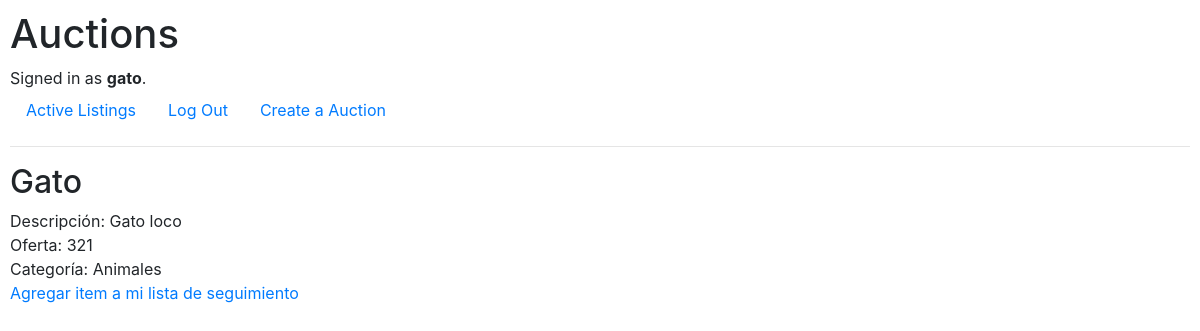
Screenshot of /listingpage/Gato (signed in) with the database file from the repository.
### auctions/models.py (models this page shows, shortened)
class User(AbstractUser):
	pass

class AuctionList(models.Model):
	user = models.CharField(max_length=64, default="", blank=True)
	auction = models.CharField(max_length=64)
	description = models.CharField(max_length=512, default="")
	img = models.ImageField(default=None, blank=True)
	oferta = models.IntegerField(default=0)
	categoria = models.CharField(max_length=64, default="")

### auctions/views.py (the view)
# urls.py: path("listingpage/<str:listing>", views.listingpage, name="listingpage")
def listingpage(request, listing):
    if request.method == "POST":
        print(lulukas)
        return HttpResponseNotFound("Watcheandola")
    else:
        publicacion = AuctionList.objects.get(auction__iexact=str(listing))
        seguimiento = Watchlist.objects.filter(user=request.user, auctionid=publicacion.id)
        print(f"Este es el seguimiento: {(seguimiento)}")
        return render(request, "auctions/listingpage.html", {
         "item":publicacion, "seguimiento":bool(seguimiento) })

### auctions/templates/auctions/listingpage.html
{% extends "auctions/layout.html" %}
{% block body %}
    <h2>{{ item.auction }}</h2>
    <tr>
		<td>Descripción: {{ item.description }}</td><br>
		<td>Oferta: {{ item.oferta }}</td><br>
		<td>Categoría: {{ item.categoria }}</td><br>
		{% if seguimiento is True %}
		<a href="{% url 'watchlist' item.id %}">Desagregar item de mi lista de seguimiento</a>
		{% else %}
		<a href="{% url 'watchlist' item.id %}">Agregar item a mi lista de seguimiento</a>
		{% endif %}
{% endblock %}

### auctions/templates/auctions/layout.html (shortened to what this page needs)
{% load static %}
<!DOCTYPE html>
<html lang="en">
    <head>
        <link rel="stylesheet" href="https://stackpath.bootstrapcdn.com/bootstrap/4.4.1/css/bootstrap.min.css">
        <link href="{% static 'auctions/styles.css' %}" rel="stylesheet">
    </head>
    <body>
        <h1>Auctions</h1>
        <div>
            {% if user.is_authenticated %}
                Signed in as <strong>{{ user.username }}</strong>.
            {% else %}
                Not signed in.
            {% endif %}
        </div>
        <ul class="nav">
            <li class="nav-item">
                <a class="nav-link" href="{% url 'index' %}">Active Listings</a>
            </li>
            {% if user.is_authenticated %}
                <li class="nav-item">
                    <a class="nav-link" href="{% url 'logout' %}">Log Out</a>
                </li>
                <li class="nav-item">
                    <a class="nav-link" href="{% url 'create' %}">Create a Auction</a>
                </li>
            {% endif %}
        </ul>
        <hr>
        {% block body %}
        {% endblock %}
    </body>
</html>

### auctions/static/auctions/styles.css (style rules this page uses)
body { padding: 10px; }

### rows the page displays
User: username "gato"
AuctionList: auction "Gato", description "Gato loco", oferta "321", categoria "Animales"
